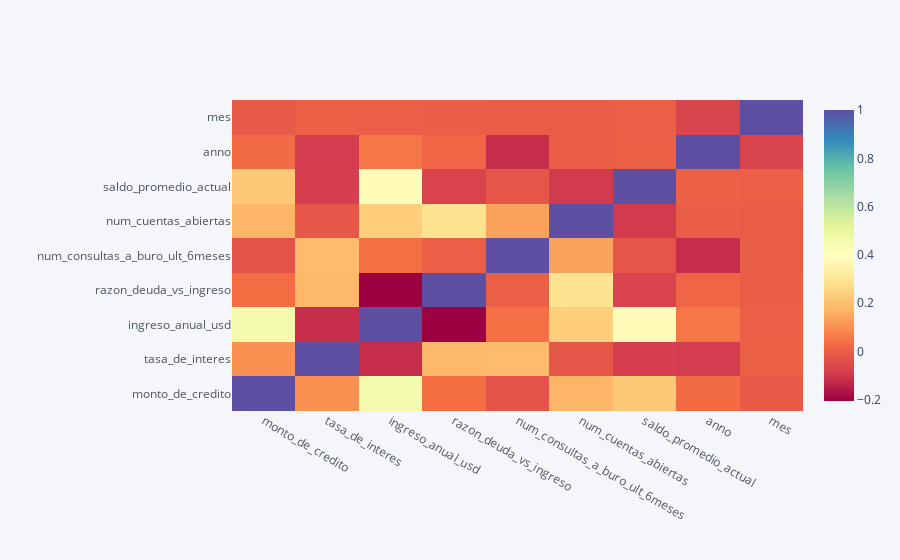

Notebook code for this chart:
### Markdown cell above
## Correlación

### Code cell
#Todas la continuas
df[varc].corr().iplot(kind="heatmap",colorscale='spectral')

### Figure 1 — Plotly figure (JSON) as saved in the notebook; plotly's stock layout.template omitted (floating-point values rounded to 4 significant figures)
{"data": [{"colorscale": [[0, "rgb(158,1,66)"], [0.1, "rgb(213,62,79)"], [0.2, "rgb(244,109,67)"], [0.3, "rgb(253,174,97)"], [0.4, "rgb(254,224,139)"], [0.5, "rgb(255,255,191)"], [0.6, "rgb(230,245,152)"], [0.7, "rgb(171,221,164)"], [0.8, "rgb(102,194,165)"], [0.9, "rgb(50,136,189)"], [1, "rgb(94,79,162)"]], "type": "heatmap", "x": ["monto_de_credito", "tasa_de_interes", "ingreso_anual_usd", "razon_deuda_vs_ingreso", "num_consultas_a_buro_ult_6meses", "num_cuentas_abiertas", "saldo_promedio_actual", "anno", "mes"], "y": ["monto_de_credito", "tasa_de_interes", "ingreso_anual_usd", "razon_deuda_vs_ingreso", "num_consultas_a_buro_ult_6meses", "num_cuentas_abiertas", "saldo_promedio_actual", "anno", "mes"], "z": [[1, 0.1023, 0.4538, 0.03603, -0.02968, 0.1752, 0.2206, 0.02974, -0.01158], [0.1023, 1, -0.1168, 0.1812, 0.1911, -0.01833, -0.08256, -0.0865, 0.005947], [0.4538, -0.1168, 1, -0.205, 0.04048, 0.2331, 0.3846, 0.05203, 8.621e-05], [0.03603, 0.1812, -0.205, 1, -0.0006336, 0.2901, -0.07197, 0.0153, -0.001246], [-0.02968, 0.1911, 0.04048, -0.0006336, 1, 0.1349, -0.02207, -0.1178, -0.005759], [0.1752, -0.01833, 0.2331, 0.2901, 0.1349, 1, -0.09046, -0.002916, -0.008651], [0.2206, -0.08256, 0.3846, -0.07197, -0.02207, -0.09046, 1, 0.004015, 0.0004189], [0.02974, -0.0865, 0.05203, 0.0153, -0.1178, -0.002916, 0.004015, 1, -0.06773], [-0.01158, 0.005947, 8.621e-05, -0.001246, -0.005759, -0.008651, 0.0004189, -0.06773, 1]], "zmax": 1, "zmin": -0.205}], "layout": {"legend": {"bgcolor": "#F5F6F9", "font": {"color": "#4D5663"}}, "paper_bgcolor": "#F5F6F9", "plot_bgcolor": "#F5F6F9", "title": {"font": {"color": "#4D5663"}}, "xaxis": {"gridcolor": "#E1E5ED", "showgrid": true, "tickfont": {"color": "#4D5663"}, "title": {"font": {"color": "#4D5663"}, "text": ""}, "zerolinecolor": "#E1E5ED"}, "yaxis": {"gridcolor": "#E1E5ED", "showgrid": true, "tickfont": {"color": "#4D5663"}, "title": {"font": {"color": "#4D5663"}, "text": ""}, "zerolinecolor": "#E1E5ED"}}}
